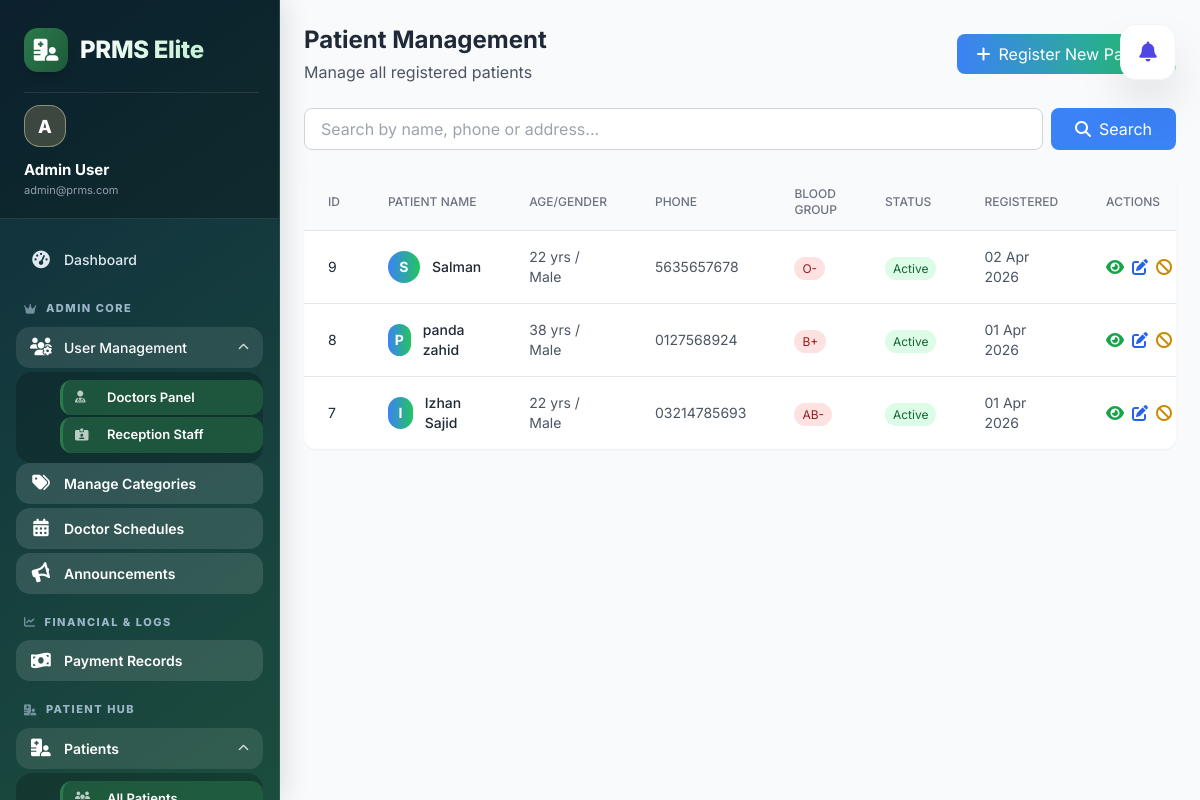
/admin/patients/index.php (signed in), run on an earlier commit of the app's database.
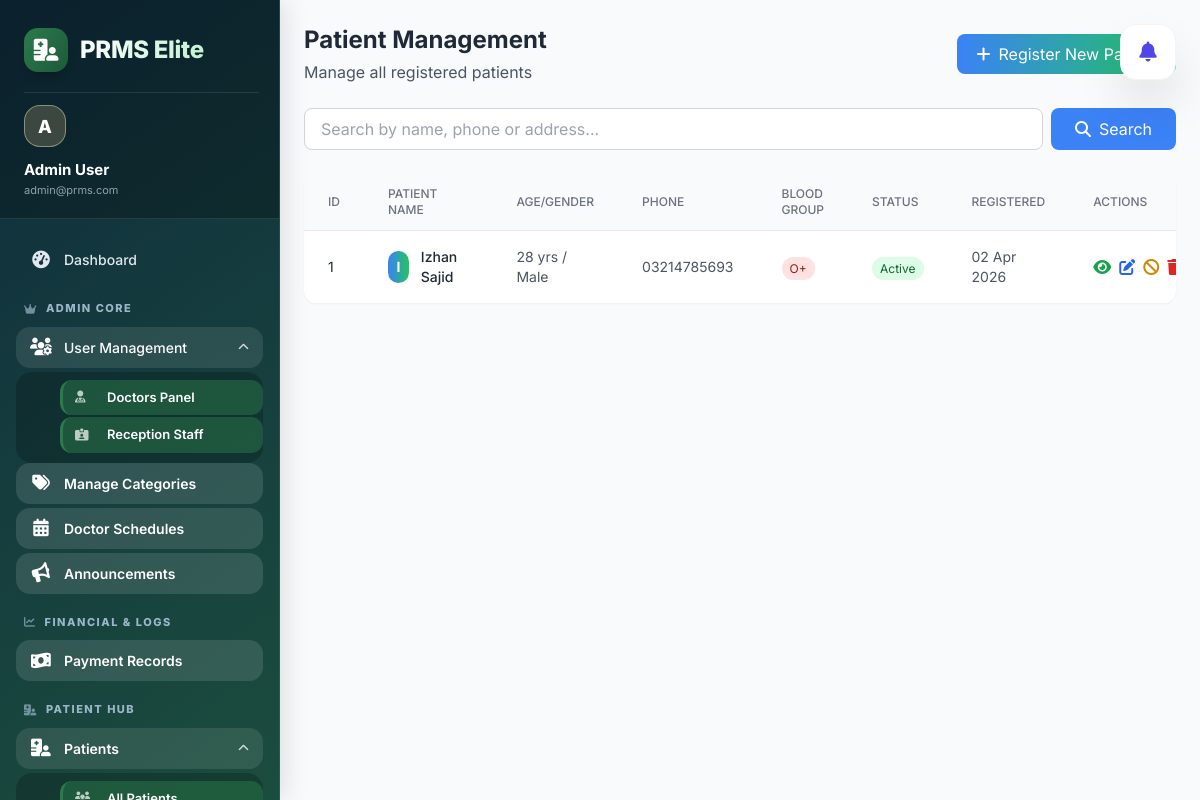
And on a later commit of the database.
### tables this page shows
CREATE TABLE `patients` (
  `id` int(11) NOT NULL,
  `name` varchar(100) DEFAULT NULL,
  `age` int(11) DEFAULT NULL,
  `weight` decimal(5,2) DEFAULT NULL,
  `disease` int(11) DEFAULT NULL,
  `gender` enum('male','female','other') DEFAULT NULL,
  `phone` varchar(20) DEFAULT NULL,
  `address` text DEFAULT NULL,
  `blood_group` varchar(10) DEFAULT NULL,
  `status` enum('active','inactive') DEFAULT 'active',
  `created_at` timestamp NOT NULL DEFAULT current_timestamp()
);

### admin/patients/index.php (the view, shortened to what the changed rows need)
<?php
require_once '../../config/db.php';
$where_clause = '';
$query = "SELECT * FROM patients $where_clause ORDER BY created_at DESC";
$result = mysqli_query($conn, $query);
include '../../includes/header.php';
?>
<div class="flex-1 overflow-y-auto bg-gray-50">
    <div class="p-6">
        <div class="flex justify-between items-center mb-6">
            <div>
                <h1 class="text-2xl font-bold text-gray-800">Patient Management</h1>
            </div>
        </div>
        <div class="bg-white rounded-xl shadow-sm overflow-hidden">
            <div class="overflow-x-auto">
                <table class="w-full">
                    <thead class="bg-gray-50 border-b">
                        <tr>
                            <th class="px-6 py-3 text-left text-xs font-medium text-gray-500 uppercase">ID</th>
                            <th class="px-6 py-3 text-left text-xs font-medium text-gray-500 uppercase">Patient Name</th>
                            <th class="px-6 py-3 text-left text-xs font-medium text-gray-500 uppercase">Age/Gender</th>
                            <th class="px-6 py-3 text-left text-xs font-medium text-gray-500 uppercase">Phone</th>
                            <th class="px-6 py-3 text-left text-xs font-medium text-gray-500 uppercase">Blood Group</th>
                            <th class="px-6 py-3 text-left text-xs font-medium text-gray-500 uppercase">Status</th>
                            <th class="px-6 py-3 text-left text-xs font-medium text-gray-500 uppercase">Registered</th>
                            <th class="px-6 py-3 text-left text-xs font-medium text-gray-500 uppercase">Actions</th>
                        </tr>
                    </thead>
                    <tbody class="divide-y divide-gray-200">
                        <?php if (mysqli_num_rows($result) > 0): ?>
                            <?php while ($patient = mysqli_fetch_assoc($result)): ?>
                                <tr class="hover:bg-gray-50 transition">
                                    <td class="px-6 py-4 text-sm text-gray-800"><?php echo $patient['id']; ?></td>
                                    <td class="px-6 py-4">
                                        <div class="flex items-center">
                                            <div class="w-8 h-8 rounded-full bg-gradient-to-r from-blue-500 to-green-500 flex items-center justify-center text-white text-sm font-bold">
                                                <?php echo strtoupper(substr($patient['name'], 0, 1)); ?>
                                            </div>
                                            <div class="ml-3">
                                                <p class="text-sm font-medium text-gray-800"><?php echo htmlspecialchars($patient['name']); ?></p>
                                            </div>
                                        </div>
                                    </td>
                                    <td class="px-6 py-4 text-sm text-gray-600">
                                        <?php echo $patient['age']; ?> yrs /
                                        <span class="capitalize"><?php echo $patient['gender']; ?></span>
                                    </td>
                                    <td class="px-6 py-4 text-sm text-gray-600"><?php echo htmlspecialchars($patient['phone']); ?></td>
                                    <td class="px-6 py-4">
                                        <?php if ($patient['blood_group']): ?>
                                            <span class="px-2 py-1 text-xs rounded-full bg-red-100 text-red-800">
                                                <?php echo htmlspecialchars($patient['blood_group']); ?>
                                            </span>
                                        <?php else: ?>
                                            <span class="text-gray-400 text-sm">Not specified</span>
                                        <?php endif; ?>
                                    </td>
                                    <td class="px-6 py-4">
                                        <span class="px-2 py-1 text-xs rounded-full
                                            <?php echo $patient['status'] == 'active' ? 'bg-green-100 text-green-800' : 'bg-red-100 text-red-800'; ?>">
                                            <?php echo ucfirst($patient['status']); ?>
                                        </span>
                                    </td>
                                    <td class="px-6 py-4 text-sm text-gray-600"><?php echo date('d M Y', strtotime($patient['created_at'])); ?></td>
                                    <td class="px-6 py-4">
                                        <div class="flex space-x-2">
                                            <a href="view.php?id=<?php echo $patient['id']; ?>"
                                                class="text-green-600 hover:text-green-800 transition" title="View Details">
                                                <i class="fas fa-eye"></i>
                                            </a>
                                            <a href="edit.php?id=<?php echo $patient['id']; ?>"
                                                class="text-blue-600 hover:text-blue-800 transition" title="Edit">
                                                <i class="fas fa-edit"></i>
                                            </a>
                                            <a href="?toggle&id=<?php echo $patient['id']; ?>"
                                                class="<?php echo $patient['status'] == 'active' ? 'text-yellow-600 hover:text-yellow-800' : 'text-green-600 hover:text-green-800'; ?> transition"
                                                title="<?php echo $patient['status'] == 'active' ? 'Deactivate' : 'Activate'; ?>">
                                                <i class="fas <?php echo $patient['status'] == 'active' ? 'fa-ban' : 'fa-check-circle'; ?>"></i>
                                            </a>
                                            <a href="javascript:void(0)"
                                                onclick="confirmDelete(<?php echo $patient['id']; ?>, '<?php echo htmlspecialchars($patient['name']); ?>')"
                                                class="text-red-600 hover:text-red-800 transition" title="Delete">
                                                <i class="fas fa-trash"></i>
                                            </a>
                                        </div>
                                    </td>
                                </tr>
                            <?php endwhile; ?>
                        <?php endif; ?>
                    </tbody>
                </table>
            </div>
        </div>
    </div>
</div>

What changed in the data, as far as the page shows it:
removed patients: id "9", name "S", name "Salman", age "22", gender "Male", phone "5635657678", blood_group "O-", status "Active", created_at "02 Apr 2026"
removed patients: id "8", name "P", name "panda zahid", age "38", gender "Male", phone "0127568924", blood_group "B+", status "Active", created_at "01 Apr 2026"
removed patients: id "7", name "I", name "Izhan Sajid", age "22", gender "Male", phone "03214785693", blood_group "AB-", status "Active", created_at "01 Apr 2026"
added patients: id "1", name "I", name "Izhan Sajid", age "28", gender "Male", phone "03214785693", blood_group "O+", status "Active", created_at "02 Apr 2026"
